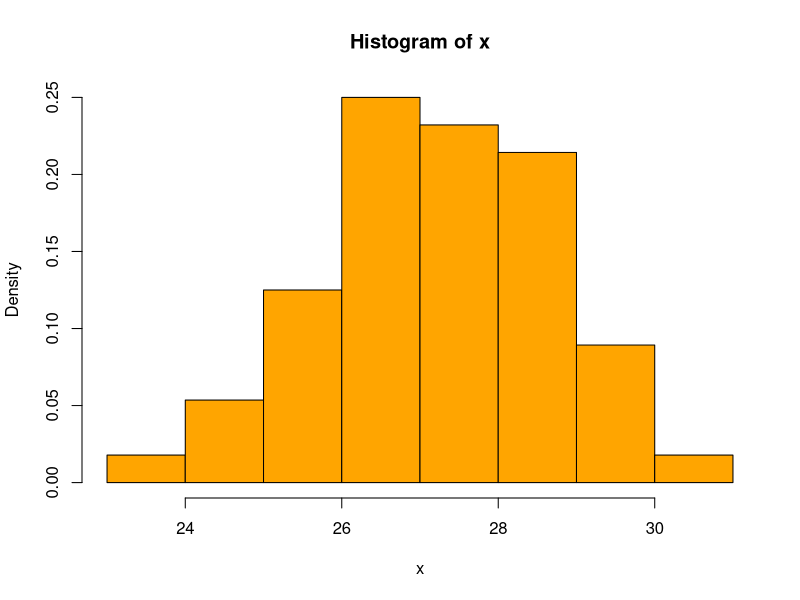

Recreate this plot in R.
x=c(28.3,26.8,26.6,26.5,28.1,24.8,27.4,26.2,29.4,28.6,24.9,25.2,30.4,27.7,27.0,26.1,28.1,26.9,28.0,27.6,25.6,29.5,27.6,27.3,26.2,27.7,27.2,25.9,26.5,28.3,26.5,29.1,23.7,29.7,26.8,29.5,28.4,26.3,28.1,28.7,27.0,25.5,26.9,27.2,27.6,25.5,28.3,27.4,28.8,25.0,25.3,27.7,25.2,28.6,27.9,28.7)
n=length(x)
n

media=mean(x)
std=sd(x)
media
std


hist(x,freq=FALSE,col="orange")


tmin=qt(0.25,n-1)
tmax=qt(0.975,n-1)


tmin
tmax

media+tmin*std/sqrt(n)
media+tmax*std/sqrt(n)


(n-1)*var(x)/qchisq(0.025,n-1)
(n-1)*var(x)/qchisq(0.975,n-1)

